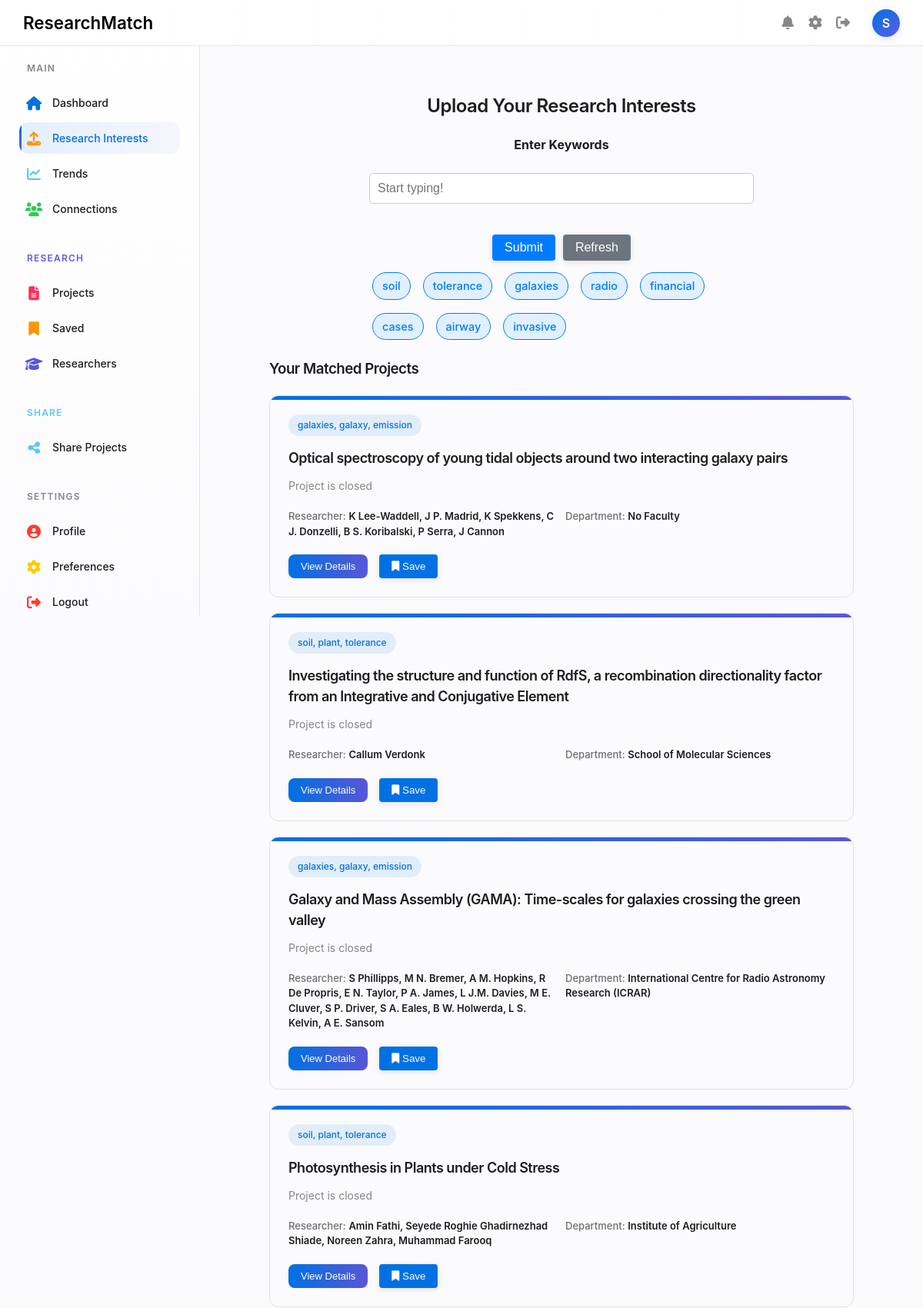
/upload (signed in, upper part), run on the app's committed database.
### database/schema.py (models this page shows)
class Interest(db.Model):
    id = db.Column(db.Integer, primary_key=True)
    interest_name = db.Column(db.String(100), nullable=False)

class Project(db.Model):
    id = db.Column(db.Integer, primary_key=True)
    title = db.Column(db.String(100), nullable=False)
    link = db.Column(db.String(100), nullable=False)
    is_open = db.Column(db.Boolean, nullable=False)
    summary = db.Column(db.Text, nullable=False)
    close_date = db.Column(db.Date, nullable=True)
    research_areas = db.relationship('ResearchArea', secondary=project_research_area, backref='projects')
    interests = db.relationship('Interest', secondary=project_interest, backref='projects')
    researchers = db.relationship('Researcher', secondary=project_researcher, back_populates='researcher_projects')

class Researcher(db.Model):
    id = db.Column(db.Integer, primary_key=True)
    first_name = db.Column(db.String(100), nullable=False)
    last_name = db.Column(db.String(100), nullable=False)
    email = db.Column(db.String(100), nullable=True)
    researcher_projects = db.relationship('Project', secondary=project_researcher, back_populates='researchers')

class ResearchArea(db.Model):
    __tablename__ = "research_area"
    id = db.Column(db.Integer, primary_key=True)
    area = db.Column(db.String(100), nullable=False)

### app.py (the view, shortened to what this page needs)
@app.route('/upload', methods=['GET', 'POST'])
@token_required
def upload():
    user = db.session.query(User).get(session['user_id'])
    error = None
    user_interests = user.interests if user.interests else []
    project_matches = []
    if user_interests:
        interest_ids = [interest.id for interest in user_interests]
        project_matches = db.session.query(Project).join(Project.interests).filter(Interest.id.in_(interest_ids)).distinct().all()
    return render_template('upload.html',
                          project_matches=project_matches,
                          user_interests=user_interests,
                          username=session['username'],
                          is_authenticated_page=True,
                          user_name=session.get('username'))

### app.py (called while the page is built)
def token_required(func):
    @wraps(func)
    def decorated(*args, **kwargs):
        token = request.cookies.get('jwt_token', None)
        if not token:
            return back_to_login()
        try:
            data = jwt.decode(token, current_app.config['SECRET_KEY'], algorithms=["HS256"])
            request.user = data  # optionally attach user info to request
        except jwt.ExpiredSignatureError:
            return back_to_login()
        except jwt.InvalidTokenError:
            return back_to_login()
        return func(*args, **kwargs)
    return decorated

### templates/upload.html (shortened to what this page needs)
{% extends 'base.html' %}
{% block content %}
<div class="content-container">
    <h2 style="text-align: center;"> Upload Your Research Interests</h2>
    <form action="/upload" method="POST" class="interest-form">
        <label for="keywords">Enter Keywords</label>
        <div class="autocomplete-wrapper">
            <input type="text" id="keywords" name="keywords" placeholder="Start typing!" autocomplete="off">
        </div>
        <div class="button-group">
            <button type="submit" class="btn btn-primary" name="action" value="submit">Submit</button>
            <button type="submit" class="btn btn-secondary" name="action" value="refresh">Refresh</button>
        </div>
        {% if user_interests %}
            <div class="interest-tags-inline">
                {% for interest in user_interests %}
                    <span class="interest-tag">{{ interest.interest_name }}</span>
                {% endfor %}
            </div>
        {% else %}
            <blockquote>Tip: Start by adding some interests!</blockquote>
        {% endif %}
    </form>
    <h3>Your Matched Projects</h3>
    {% for project in project_matches[0:15] %}
        <div class="matches-grid">
            <div class="match-card ai-match">
                <div class="match-header">
                    <div class="match-category">{% for interest in project.interests%}{{interest.interest_name}}{% if not loop.last %}, {% endif %}{% endfor %}</div>
                </div>
                <h3 class="match-title">{{project.title}}</h3>
                <p class="match-description">{% if project.is_open %}{{project.summary}}{% else %} Project is closed {% endif %}</p>
                <div class="match-meta">
                    <div class="researcher">
                        <span class="meta-label">Researcher:</span>
                        <span class="meta-value">{% for researcher in project.researchers%}{{researcher.first_name}} {{researcher.last_name}}{% if not loop.last %}, {% endif %}{% endfor %}</span>
                    </div>
                    <div class="department">
                        <span class="meta-label">Department:</span>
                        <span class="meta-value">
                            {% if project.research_areas %}
                                {% for research in project.research_areas %}
                                    {{ research.area }}{% if not loop.last %}, {% endif %}
                                {% endfor %}
                            {% else %}
                                No Faculty
                            {% endif %}
                        </span>
                    </div>
                </div>
                <div class="match-footer">
                    <button class="match-action primary">View Details</button>
                    <button class="btn secondary save-project" data-project-id="{{ project.id }}">
                        <i class="fas fa-bookmark"></i> {{ 'Saved' if project in saved_user_projects else 'Save' }}
                    </button>
                </div>
            </div>
    {% endfor %}
</div>
{% endblock %}

### static/css/style.css (style rules this page uses)
:root { --primary-color: #0071E3; --primary-dark: #005BBB; --primary-light: #E1F0FF; --accent-purple: #5E5CE6; --accent-pink: #FF2D55; --accent-orange: #FF9500; --accent-teal: #5AC8FA; --accent-green: #34C759; --accent-red: #FF3B30; --accent-yellow: #FFCC00; --accent-indigo: #5856D6; --text-primary: #1D1D1F; --text-secondary: #86868B; --text-tertiary: #6E6E73; --border-light: rgba(0, 0, 0, 0.1); --background-light: #FBFBFD; --background-medium: #F5F5F7; --card-background: #FFFFFF; --shadow-sm: 0 2px 8px rgba(0, 0, 0, 0.05); --shadow-md: 0 5px 20px rgba(0, 0, 0, 0.08); --shadow-lg: 0 10px 30px rgba(0, 0, 0, 0.1); --transition: all 0.25s ease; --radius-sm: 8px; --radius-md: 12px; --radius-lg: 20px; --header-height: 60px; --sidebar-width: 260px; --sidebar-collapsed-width: 80px; }
body { margin: 0; font-family: -apple-system, BlinkMacSystemFont, "Segoe UI", Roboto, Helvetica, Arial, sans-serif; background-color: var(--background-light); color: var(--text-primary); line-height: 1.5; min-height: 100vh; display: flex; flex-direction: column; scroll-behavior: smooth; }
button { cursor: pointer; }
* { margin: 0; padding: 0; box-sizing: border-box; }
h1, h2, h3 { font-weight: 600; letter-spacing: -0.5px; margin-bottom: 20px; color: var(--text-primary); }
.btn { border-radius: 24px; font-weight: 600; padding: 10px 24px; background-color: #0071e3; color: white; border: none; transition: background-color 0.3s ease, transform 0.2s ease; cursor: pointer; box-shadow: 0 2px 8px rgba(0, 0, 0, 0.1); margin-bottom: 0; }
input[type="text"], input[type="file"], input[type="password"] { width: 100%; padding: 12px; border-radius: 8px; border: 1px solid #ccc; margin-top: 10px; margin-bottom: 20px; font-size: 1rem; transition: border-color 0.3s ease, box-shadow 0.3s ease; }
a, .btn, .card, .input, .nav-link { transition: all 0.3s ease; }
.matches-grid { display: grid; grid-template-columns: 1fr; gap: 20px; }
.match-card { border: 1px solid var(--border-light); border-radius: var(--radius-md); padding: 24px; transition: var(--transition); position: relative; overflow: hidden; }
.match-card::after { content: ""; position: absolute; top: 0; left: 0; right: 0; height: 5px; transition: var(--transition); }
.ai-match::after { background: linear-gradient(to right, var(--primary-color), var(--accent-indigo)); }
.match-header { display: flex; justify-content: space-between; align-items: center; margin-bottom: 15px; }
.match-category { padding: 5px 12px; border-radius: 30px; font-size: 12px; font-weight: 500; }
.ai-match .match-category { background-color: rgba(0, 113, 227, 0.1); color: var(--primary-color); }
.match-title { font-size: 18px; font-weight: 600; color: var(--text-primary); margin: 0 0 12px 0; }
.match-description { font-size: 14px; color: var(--text-secondary); margin: 0 0 20px 0; line-height: 1.5; }
.match-meta { display: grid; grid-template-columns: 1fr 1fr; gap: 10px; margin-bottom: 20px; font-size: 13px; }
.meta-label { color: var(--text-tertiary); font-weight: 500; }
.meta-value { color: var(--text-primary); font-weight: 600; }
.match-footer { display: flex; justify-content: flex-start; gap: 15px; }
.match-action { padding: 8px 16px; border-radius: var(--radius-sm); font-size: 13px; font-weight: 500; cursor: pointer; transition: var(--transition); border: none; }
.match-action.primary { background: linear-gradient(90deg, var(--primary-color), var(--accent-indigo)); color: white; }
.interest-tag { display: flex; align-items: center; padding: 6px 12px; border-radius: 30px; font-size: 14px; font-weight: 500; }
.autocomplete-wrapper { position: relative; width: 100%; }
form { flex: 1 1 100%; max-width: 500px; display: flex; flex-direction: column; gap: 20px; margin: 0 auto; }
form label { font-weight: bold; margin-bottom: 5px; text-align: left; }
form input[type="text"], form input[type="email"], form input[type="password"] { padding: 10px; font-size: 1rem; border: 1px solid #ccc; border-radius: 5px; }
form button { padding: 12px; font-size: 1rem; background-color: #0077cc; color: white; border: none; border-radius: 5px; cursor: pointer; }
.interest-tag { display: inline-block; background-color: #e0f0ff; color: #007bff; padding: 6px 12px; margin: 4px; border-radius: 20px; font-size: 0.9rem; font-weight: 500; border: 1px solid #007bff; transition: background-color 0.3s; }

### data on the page
Interest: interest_name "soil"
Interest: interest_name "tolerance"
Interest: interest_name "galaxies"
Interest: interest_name "radio"
Interest: interest_name "financial"
Interest: interest_name "cases"
Interest: interest_name "airway"
Interest: interest_name "invasive"
Project: title "Optical spectroscopy of young tidal objects around two interacting galaxy pairs", is_open "Project is closed", shows "No Faculty", value "Save"
Interest: interest_name "galaxy"
Interest: interest_name "emission"
Researcher: first_name "K", last_name "Lee-Waddell"
Researcher: first_name "J", last_name "P. Madrid"
Researcher: first_name "K", last_name "Spekkens"
Researcher: first_name "C", last_name "J. Donzelli"
Researcher: first_name "B", last_name "S. Koribalski"
Researcher: first_name "P", last_name "Serra"
Researcher: first_name "J", last_name "Cannon"
Project: title "Investigating the structure and function of RdfS, a recombination directionality factor from an Integrative and Conjugative Element", is_open "Project is closed", value "Save"
Interest: interest_name "plant"
Researcher: first_name "Callum", last_name "Verdonk"
ResearchArea: area "School of Molecular Sciences"
Project: title "Galaxy and Mass Assembly (GAMA): Time-scales for galaxies crossing the green valley", is_open "Project is closed", value "Save"
Researcher: first_name "S", last_name "Phillipps"
Researcher: first_name "M", last_name "N. Bremer"
Researcher: first_name "A", last_name "M. Hopkins"
Researcher: first_name "R", last_name "De Propris"
Researcher: first_name "E", last_name "N. Taylor"
Researcher: first_name "P", last_name "A. James"
Researcher: first_name "L", last_name "J.M. Davies"
Researcher: first_name "M", last_name "E. Cluver"
Researcher: first_name "S", last_name "P. Driver"
Researcher: first_name "S", last_name "A. Eales"
Researcher: first_name "B", last_name "W. Holwerda"
Researcher: first_name "L", last_name "S. Kelvin"
Researcher: first_name "A", last_name "E. Sansom"
ResearchArea: area "International Centre for Radio Astronomy Research (ICRAR)"
Project: title "Photosynthesis in Plants under Cold Stress", is_open "Project is closed", value "Save"
Researcher: first_name "Amin", last_name "Fathi"
Researcher: first_name "Seyede", last_name "Roghie Ghadirnezhad Shiade"
Researcher: first_name "Noreen", last_name "Zahra"
Researcher: first_name "Muhammad", last_name "Farooq"
ResearchArea: area "Institute of Agriculture"

### other printed values
{{ user_name[0].upper() if user_name else 'U' }} "S"
